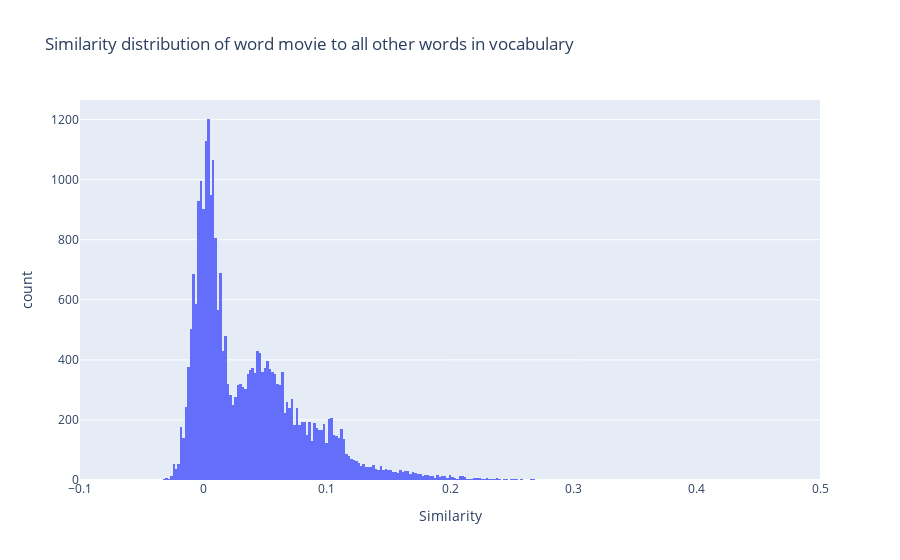

The notebook cell this image was saved under:
### Code cell
# plot similarity distribution using plotly express
fig = px.histogram(x=similarities.cpu().numpy(), title=f"Similarity distribution of word {reference_word} to all other words in vocabulary", labels={'x': 'Similarity', 'y': 'Frequency'})
fig.update_xaxes(range=[-.1, .5])
fig.show()

### Figure 1 — Plotly figure (JSON) as saved in the notebook; plotly's stock layout.template omitted (floating-point values rounded to 4 significant figures; data arrays with more than 128 entries replaced by an {"elided": "..."} marker saying what was removed)
{"data": [{"alignmentgroup": "True", "bingroup": "x", "hovertemplate": "Similarity=%{x}<br>count=%{y}<extra></extra>", "legendgroup": "", "marker": {"color": "#636efa", "pattern": {"shape": ""}}, "name": "", "offsetgroup": "", "orientation": "v", "showlegend": false, "type": "histogram", "x": {"elided": "27103 float values"}, "xaxis": "x", "yaxis": "y"}], "layout": {"barmode": "relative", "legend": {"tracegroupgap": 0}, "title": {"text": "Similarity distribution of word movie to all other words in vocabulary"}, "xaxis": {"anchor": "y", "domain": [0, 1], "range": [-0.1, 0.5], "title": {"text": "Similarity"}}, "yaxis": {"anchor": "x", "domain": [0, 1], "title": {"text": "count"}}}}
